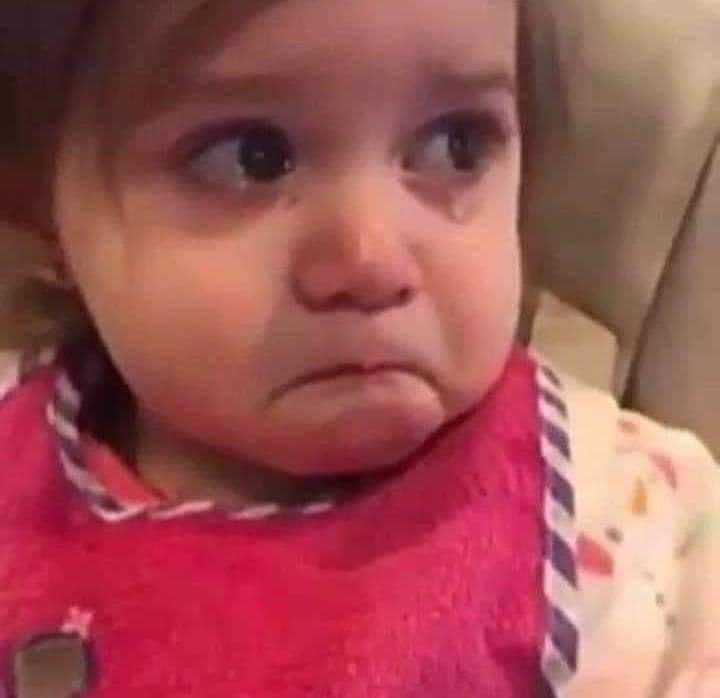
#> input picture baby.jpeg, 720 x 698 px
$ python main.py
#> lines starting #> are read from the running program, lines starting #| are printed output that depends on the picture
from PIL import Image

img = Image.open('baby.jpeg')
#> img is the input picture: PIL image 720x698 RGB; mean R, G, B 159.6, 82.9, 85.2

img2 = Image.open('cute-baby.jpg')
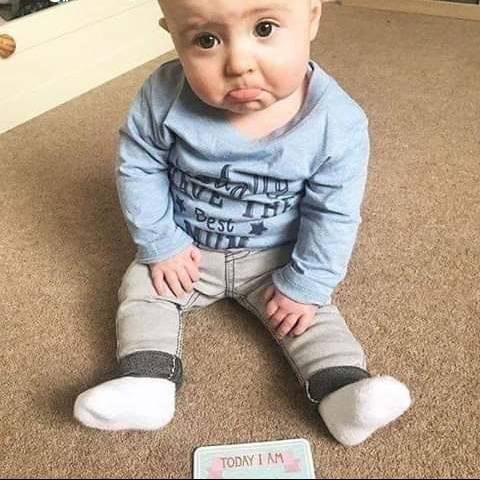
#> input picture cute-baby.jpg, 480 x 480 px
#> img2 is the input picture: PIL image 480x480 RGB; mean R, G, B 174.6, 156.2, 138.1

img1_resized = img.resize((480, 480))

r, g, b = img1_resized.split()
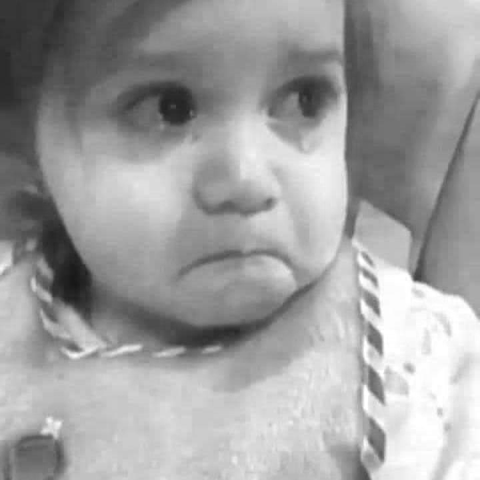
#> r: PIL image 480x480 L; min 22, max 255, mean 159.6
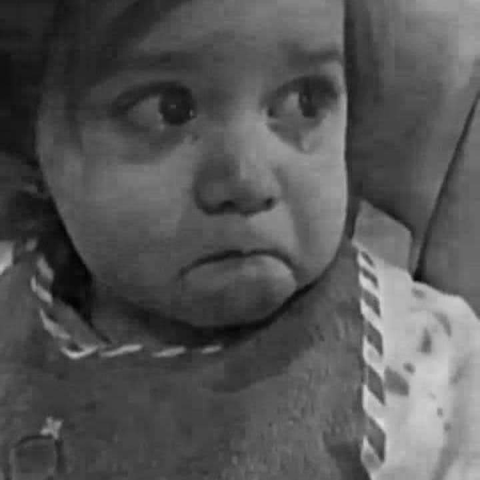
#> b: PIL image 480x480 L; min 2, max 220, mean 85.2

r1, g1, b1 = img2.split()
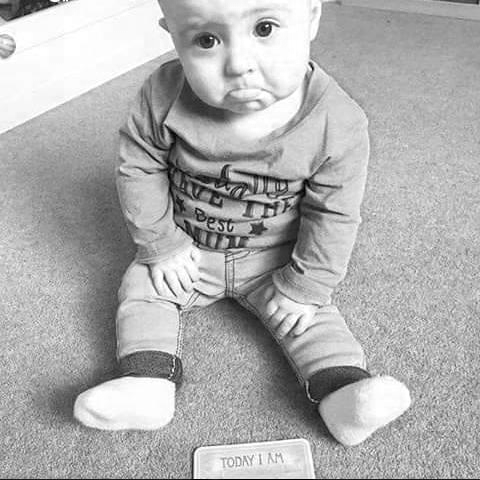
#> r1: PIL image 480x480 L; min 0, max 255, mean 174.6
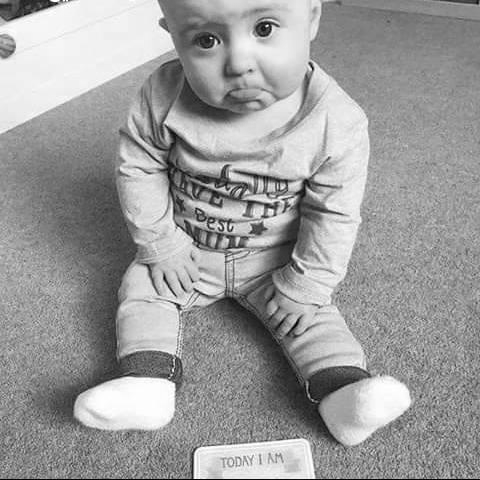
#> g1: PIL image 480x480 L; min 0, max 255, mean 156.2
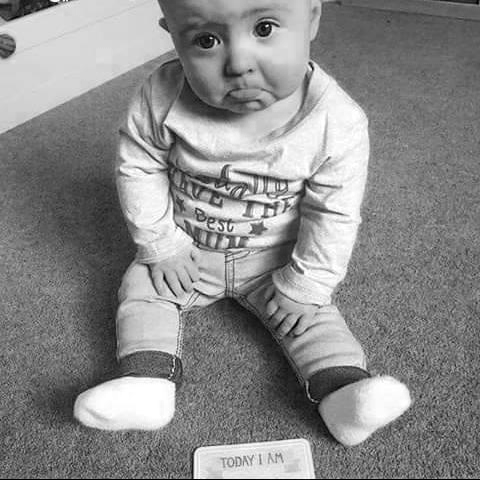
#> b1: PIL image 480x480 L; min 0, max 255, mean 138.1

new_img = Image.merge('RGB', (r1, g, b1))
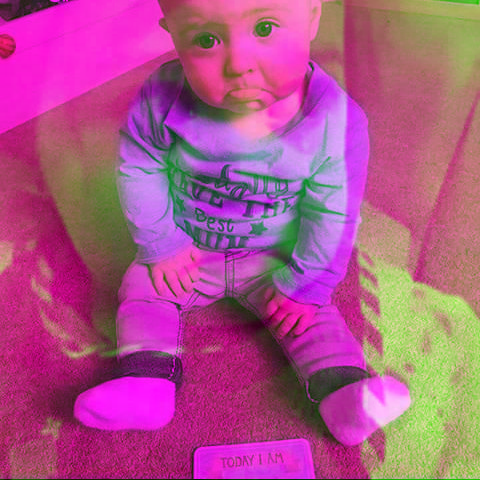
#> new_img: PIL image 480x480 RGB; mean R, G, B 174.6, 82.9, 138.1

new_img.show()
